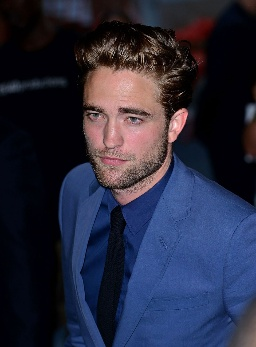
#> input picture faceCluster_5/11.jpg, 256 x 347 px, given as the content of the folder faceCluster_5/11.jpg/images, which was not available
$ python FaceDetection.py faceCluster_5/11.jpg
#> lines starting #> are read from the running program, lines starting #| are printed output that depends on the picture; after the words box and inside, x2 and y2 are one past the last pixel; in counts of white or black regions, pixels touching at a corner belong together; pictures that were not available may be replaced by others from this repository, and a replacement may not be noted

import cv2
import json
import os
import sys

json_list = []
path = sys.argv[-1]
#annopath = (".\Validationfolder\annotated\\")
#annopath = fpath+"\annotated\\"
imagepath = path+"\images"
#imagepath = ".\Validationfolder\images\\"
for image in os.listdir(imagepath):
    img = cv2.imread(imagepath+"\\"+image)
#> img is the input picture: shape (347, 256, 3); mean B, G, R 61.2, 41.7, 40
    fcascade = cv2.CascadeClassifier(cv2.data.haarcascades+'haarcascade_frontalface_default.xml')
    gimg = cv2.cvtColor(img, cv2.COLOR_BGR2GRAY)
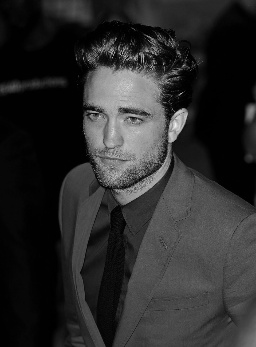
#> gimg: shape (347, 256); min 0, max 239, mean 43.4
    faces = fcascade.detectMultiScale(gimg, 1.2, 4)
#> faces = [[68, 80, 96, 96]]
    for (x,y,w,h) in faces:
        x1 = x+w
        y1 = y+h
        img = cv2.rectangle(img,(x,y),(x1,y1),(0,255,0),2)
        imgdata={"iname":image, "bbox" :[float(x), float(y), float(w), float(h)]}
        json_list.append(imgdata)
#> this loop made 1 pass
#> (x, y, w, h, x1, y1, imgdata) on pass 1: (68, 80, 96, 96, 164, 176, {'iname': '11.jpg', 'bbox': [68, 80, 96, 96]})
#> pass 1, `img = cv2.rectangle(img,(x,y),(x1,y1),(0,255,0),2)`:
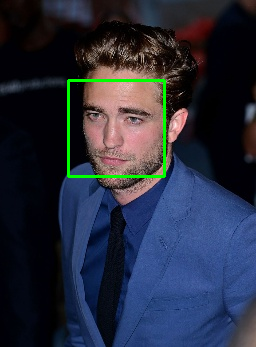
#> img: shape (347, 256, 3); 1.29% of pixels changed, all inside (x1, y1, x2, y2) = (67, 79, 166, 178)
#> after the loop, json_list = 1 item
    #cv2.imwrite(annopath+image, img)
output_json = (os.getcwd()+".\\results.json")
with open(output_json, 'w') as f:
    json.dump(json_list, f)

$ run again, on faceCluster_5/12.jpg
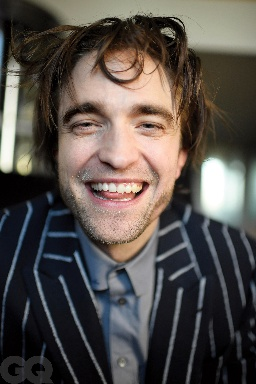
#> input picture faceCluster_5/12.jpg, 256 x 384 px, given as the content of the folder faceCluster_5/12.jpg/images, which was not available
#> img is the input picture: shape (384, 256, 3); mean B, G, R 75.4, 80, 86.6
#> `gimg = cv2.cvtColor(img, cv2.COLOR_BGR2GRAY)`:
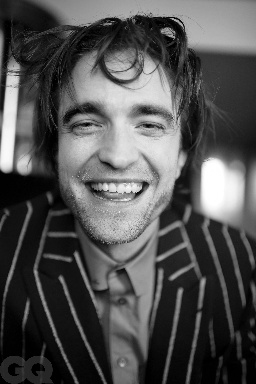
#> gimg: shape (384, 256); min 0, max 255, mean 81.5
#> faces = [[37, 61, 163, 163]]
#> the loop `for (x,y,w,h) in faces:` made 1 pass
#> (x, y, w, h, x1, y1, imgdata) on pass 1: (37, 61, 163, 163, 200, 224, {'iname': '12.jpg', 'bbox': [37, 61, 163, 163]})
#> pass 1, `img = cv2.rectangle(img,(x,y),(x1,y1),(0,255,0),2)`:
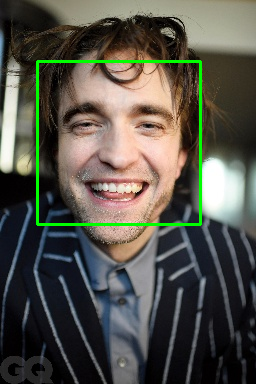
#> img: shape (384, 256, 3); 1.99% of pixels changed, all inside (x1, y1, x2, y2) = (36, 60, 202, 226)
#> after the loop `for (x,y,w,h) in faces:`: json_list = 1 item

$ run again, on faceCluster_5/13.jpg
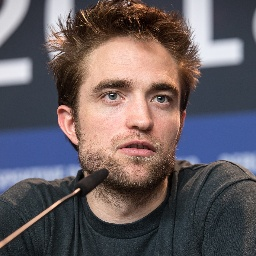
#> input picture faceCluster_5/13.jpg, 256 x 256 px, given as the content of the folder faceCluster_5/13.jpg/images, which was not available
#> img is the input picture: shape (256, 256, 3); mean B, G, R 96.2, 92.1, 101.4
#> `gimg = cv2.cvtColor(img, cv2.COLOR_BGR2GRAY)`:
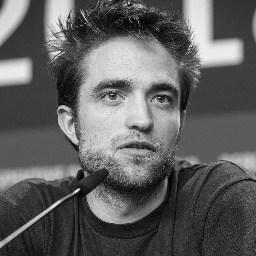
#> gimg: shape (256, 256); min 0, max 246, mean 95.4
#> faces = [[70, 42, 137, 137]]
#> the loop `for (x,y,w,h) in faces:` made 1 pass
#> (x, y, w, h, x1, y1, imgdata) on pass 1: (70, 42, 137, 137, 207, 179, {'iname': '13.jpg', 'bbox': [70, 42, 137, 137]})
#> pass 1, `img = cv2.rectangle(img,(x,y),(x1,y1),(0,255,0),2)`:
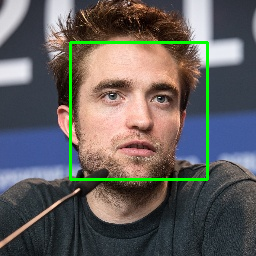
#> img: shape (256, 256, 3); 2.5% of pixels changed, all inside (x1, y1, x2, y2) = (69, 41, 209, 181)
#> after the loop `for (x,y,w,h) in faces:`: json_list = 1 item
